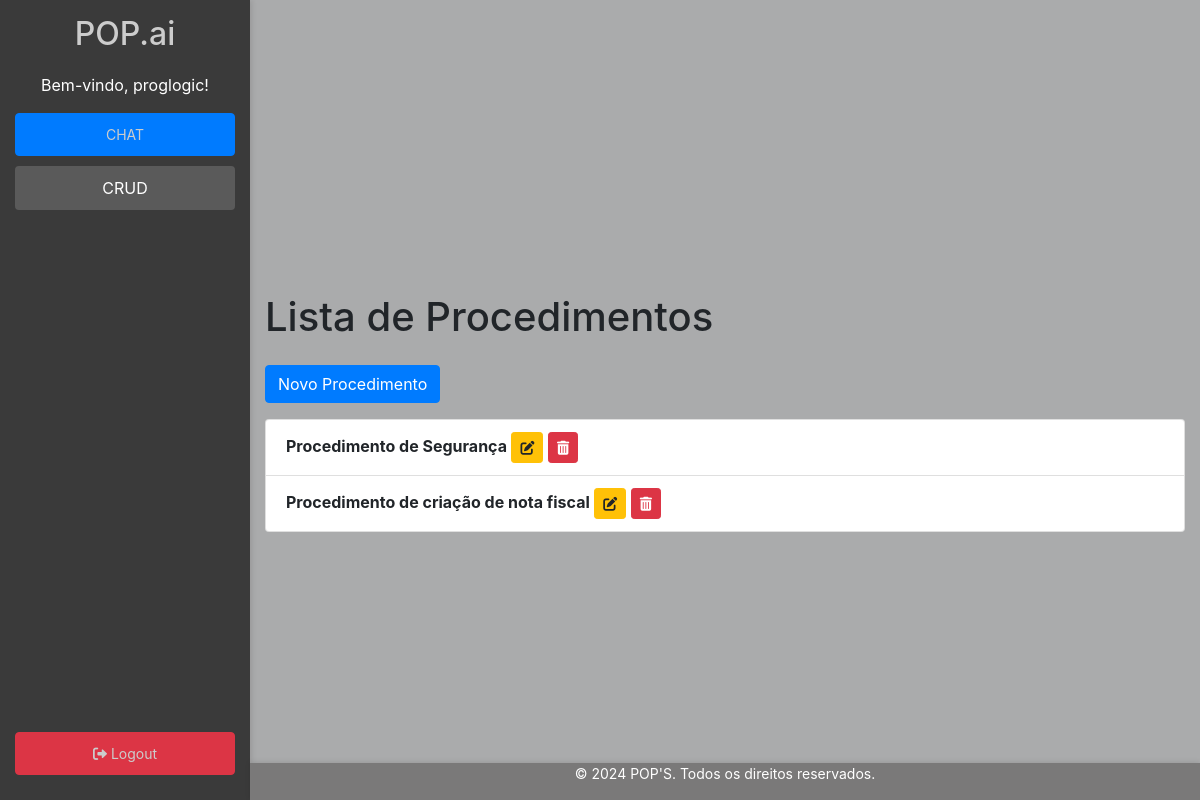
Page /procedimentos/lista (signed in) on the committed database.
### main/models.py (models this page shows, shortened)
class Procedimento(models.Model):
    nome = models.CharField(max_length=200, unique=True)
    descricao = models.TextField()
    passos = models.TextField()
    criado_em = models.DateTimeField(auto_now_add=True)
    atualizado_em = models.DateTimeField(auto_now=True)

### main/views.py (the view)
# urls.py: path('procedimentos/lista', views.procedimento_list, name='procedimento_list'),
@login_required
def procedimento_list(request):
    procedimentos = Procedimento.objects.all()
    return render(request, 'main/procedimento_list.html', {'procedimentos': procedimentos})

### main/templates/main/procedimento_list.html (shortened to what this page needs)
{% extends 'base.html' %}
{% block content %}
    <div class="container">
        <h1 class="my-4">Lista de Procedimentos</h1>
        <a class="btn btn-primary mb-3" href="{% url 'procedimento_create' %}">Novo Procedimento</a>
        <ul class="list-group">
            {% for procedimento in procedimentos %}
                <li class="list-group-item d-flex justify-content-between align-items-center">
                    <div>
                    <strong>{{ procedimento.nome }}</strong>
                        <a class="btn btn-warning btn-sm" href="{% url 'procedimento_update' procedimento.pk %}">
                            <i class="fas fa-edit"></i>
                        </a>
                        <a class="btn btn-danger btn-sm" href="{% url 'procedimento_delete' procedimento.pk %}">
                            <i class="fas fa-trash-alt"></i>
                        </a>
                    </div>
                </li>
            {% endfor %}
        </ul>
    </div>
{% endblock %}

### main/templates/base.html (shortened to what this page needs)
{% load static %}
<!DOCTYPE html>
<html lang="pt-br">
<head>
    <link rel="stylesheet" href="{% static 'css/styles.css' %}">
    <link rel="stylesheet" href="https://cdnjs.cloudflare.com/ajax/libs/font-awesome/6.0.0-beta3/css/all.min.css">
    <link rel="stylesheet" href="https://stackpath.bootstrapcdn.com/bootstrap/4.5.2/css/bootstrap.min.css">
</head>
<body>
    <div class="d-flex">
        <div class="sidebar">
            <h2>POP.ai</h2>
            {% if user.is_authenticated %}
                <p class="text-center">Bem-vindo, {{ user.username }}!</p>
            {% endif %}
            <a href="{% url 'chat_page' %}" class="btn btn-primary btn-sm btn-block">CHAT</a>
            <div class="dropdown">
                <button class="dropbtn">CRUD</button>
            </div>
            {% if user.is_authenticated %}
            <div class="logout-container">
                <a href="{% url 'logout' %}" class="btn btn-danger btn-sm btn-block">
                    <i class="fas fa-sign-out-alt"></i> Logout
                </a>
            </div>
            {% else %}
                <a href="{% url 'login' %}" class="btn btn-primary btn-sm btn-block">
                    <i class="fas fa-sign-in-alt"></i> Login
                </a>
            {% endif %}
        </div>
        <div class="content">
            {% block content %}{% endblock %}
        </div>
    </div>
    <footer>
        <p>&copy; 2024 POP'S. Todos os direitos reservados.</p>
    </footer>
</body>
</html>

### static/css/styles.css (style rules this page uses)
body { display: flex; margin: 0; font-family: Arial, sans-serif; height: 100vh; color: #333; background-color: #aaabac; }
.sidebar { width: 250px; background-color: #3a3a3a; color: white; padding: 15px; flex-shrink: 0; display: flex; flex-direction: column; height: 100vh; position: fixed; left: 0; top: 0; box-shadow: 2px 0 5px rgba(0, 0, 0, 0.1); }
.logout-container { margin-top: auto; text-align: center; }
.sidebar h2 { margin: 0 0 20px; color: #cccccc; text-align: center; }
.sidebar a { display: block; padding: 10px; color: #cccccc; text-decoration: none; border-radius: 4px; margin-bottom: 10px; transition: background-color 0.2s; }
.content { display: flex; justify-content: center; align-items: center; height: 100vh; width: calc(100vw - 250px); background-color: #aaabac; box-sizing: border-box; margin-left: 250px; }
footer { background-color: #7a7979; color: white; text-align: center; padding: 0px; font-size: 14px; box-shadow: 0 -1px 5px rgba(0, 0, 0, 0.1); position: fixed; bottom: 0; width: calc(100% - 250px); margin-left: 250px; }
.dropdown { position: relative; display: inline-block; }
.dropbtn { background-color: #5a5a5a; color: white; padding: 10px; font-size: 16px; border: none; cursor: pointer; width: 100%; text-align: center; border-radius: 4px; }
button { padding: 10px; border: none; border-radius: 5px; background-color: #4f4f4f; color: white; cursor: pointer; }

### rows in the picture
Procedimento: nome "Procedimento de Segurança"
Procedimento: nome "Procedimento de criação de nota fiscal"

### other values in the picture
{{ user.username }} "proglogic"
